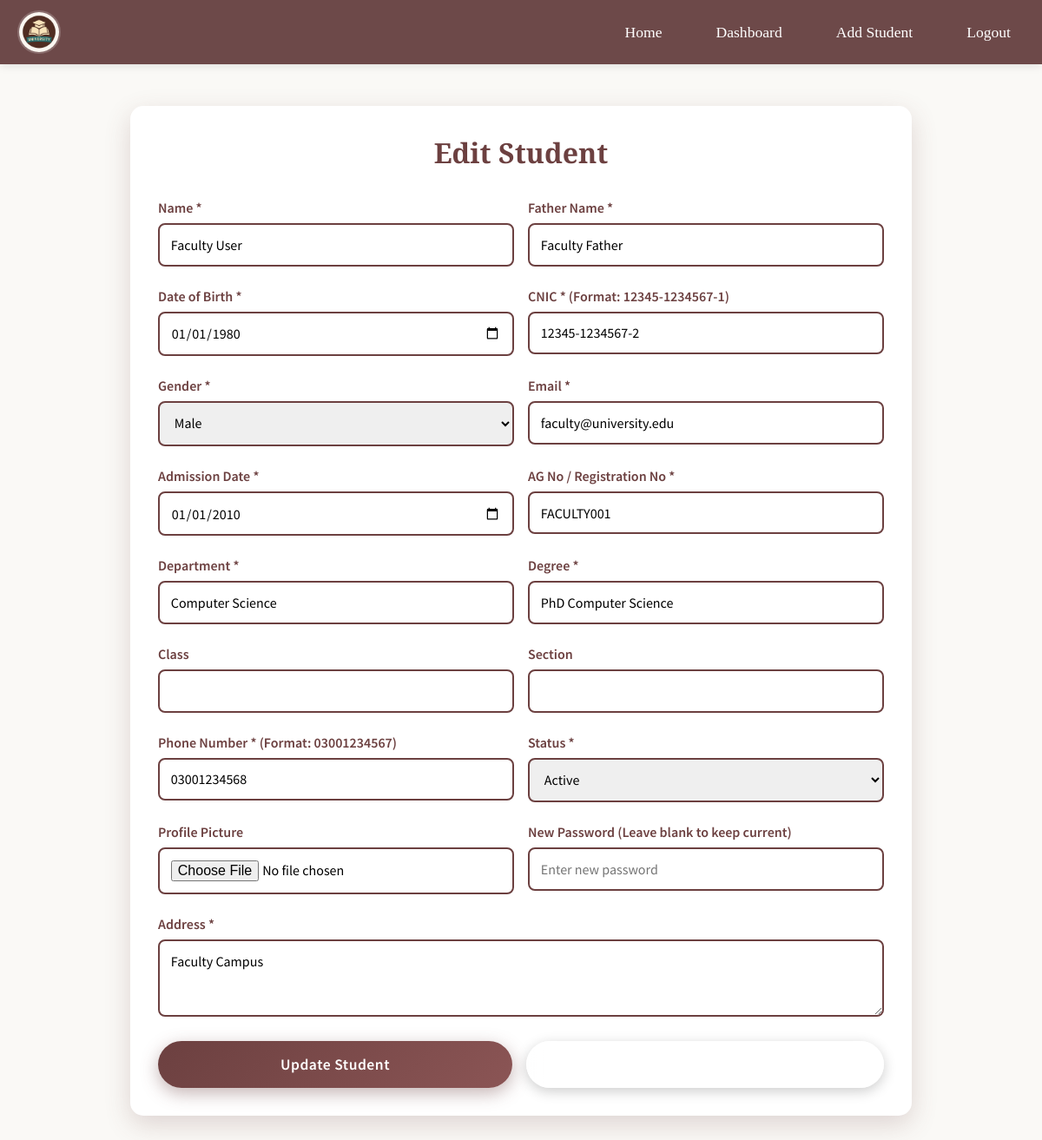
/admin/students/edit_student.php?id=2 (signed in), run on the app's committed database.
### tables this page shows
CREATE TABLE IF NOT EXISTS students (
    stu_id INT AUTO_INCREMENT PRIMARY KEY,
    name VARCHAR(100) NOT NULL,
    father_name VARCHAR(100) NOT NULL,
    dob DATE NOT NULL,
    cnic VARCHAR(20) NOT NULL UNIQUE,
    gender ENUM('Male', 'Female', 'Other') NOT NULL,
    email VARCHAR(100) NOT NULL UNIQUE,
    adm_date DATE NOT NULL,
    ag_no VARCHAR(50) NOT NULL UNIQUE,
    department VARCHAR(100) NOT NULL,
    class VARCHAR(50),
    section VARCHAR(20),
    degree VARCHAR(100) NOT NULL,
    phone_no VARCHAR(20) NOT NULL,
    address TEXT NOT NULL,
    stu_status ENUM('Active', 'Inactive', 'Graduated', 'Suspended') DEFAULT 'Active',
    password VARCHAR(255) NOT NULL,
    profile_picture VARCHAR(255) DEFAULT NULL,
    role ENUM('student', 'admin', 'faculty') DEFAULT 'student',
    is_focal_person TINYINT(1) DEFAULT 0,
    created_at TIMESTAMP DEFAULT CURRENT_TIMESTAMP,
    updated_at TIMESTAMP DEFAULT CURRENT_TIMESTAMP ON UPDATE CURRENT_TIMESTAMP,
    INDEX idx_email (email),
    INDEX idx_ag_no (ag_no),
    INDEX idx_department (department),
    INDEX idx_role (role)
);

### admin/students/edit_student.php (the view, shortened to what this page needs)
<?php
$stu_id = isset($_GET['id']) ? (int)$_GET['id'] : 0;
$pdo = getDBConnection();
$stmt = $pdo->prepare("SELECT * FROM students WHERE stu_id = ?");
$stmt->execute([$stu_id]);
$student = $stmt->fetch();
?>
<!DOCTYPE html>
<html lang="en">
<head>
    <link rel="stylesheet" href="../style.css">
</head>
<body>
    <div class="navbar">
        <img src="../ChatGPT Image Oct 1, 2025, 10_03_37 AM.png" class="logo" alt="University Logo">
        <ul>
            <li><a href="../index.html">Home</a></li>
            <li><a href="dashboard.php">Dashboard</a></li>
            <li><a href="add_student.php">Add Student</a></li>
            <li><a href="logout.php">Logout</a></li>
        </ul>
    </div>
    <div class="form-container">
        <h1 style="font-family: 'Cinzel', serif; color: #6c4040; text-align: center; margin-bottom: 2rem;">Edit Student</h1>
        <form method="POST" enctype="multipart/form-data">
            <div class="form-row">
                <div class="form-group">
                    <label>Name *</label>
                    <input type="text" name="name" required value="<?php echo htmlspecialchars($student['name']); ?>">
                </div>
                <div class="form-group">
                    <label>Father Name *</label>
                    <input type="text" name="father_name" required value="<?php echo htmlspecialchars($student['father_name']); ?>">
                </div>
            </div>
            <div class="form-row">
                <div class="form-group">
                    <label>Date of Birth *</label>
                    <input type="date" name="dob" required value="<?php echo htmlspecialchars($student['dob']); ?>">
                </div>
                <div class="form-group">
                    <label>CNIC * (Format: 12345-1234567-1)</label>
                    <input type="text" name="cnic" required pattern="\d{5}-\d{7}-\d{1}" value="<?php echo htmlspecialchars($student['cnic']); ?>">
                </div>
            </div>
            <div class="form-row">
                <div class="form-group">
                    <label>Gender *</label>
                    <select name="gender" required>
                        <option value="Male" <?php echo $student['gender'] === 'Male' ? 'selected' : ''; ?>>Male</option>
                    </select>
                </div>
                <div class="form-group">
                    <label>Email *</label>
                    <input type="email" name="email" required value="<?php echo htmlspecialchars($student['email']); ?>">
                </div>
            </div>
            <div class="form-row">
                <div class="form-group">
                    <label>Admission Date *</label>
                    <input type="date" name="adm_date" required value="<?php echo htmlspecialchars($student['adm_date']); ?>">
                </div>
                <div class="form-group">
                    <label>AG No / Registration No *</label>
                    <input type="text" name="ag_no" required value="<?php echo htmlspecialchars($student['ag_no']); ?>">
                </div>
            </div>
            <div class="form-row">
                <div class="form-group">
                    <label>Department *</label>
                    <input type="text" name="department" required value="<?php echo htmlspecialchars($student['department']); ?>">
                </div>
                <div class="form-group">
                    <label>Degree *</label>
                    <input type="text" name="degree" required value="<?php echo htmlspecialchars($student['degree']); ?>">
                </div>
            </div>
            <div class="form-row">
                <div class="form-group">
                    <label>Class</label>
                    <input type="text" name="class" value="<?php echo htmlspecialchars($student['class'] ?? ''); ?>">
                </div>
                <div class="form-group">
                    <label>Section</label>
                    <input type="text" name="section" value="<?php echo htmlspecialchars($student['section'] ?? ''); ?>">
                </div>
            </div>
            <div class="form-row">
                <div class="form-group">
                    <label>Phone Number * (Format: 03001234567)</label>
                    <input type="text" name="phone_no" required pattern="0[0-9]{10}" value="<?php echo htmlspecialchars($student['phone_no']); ?>">
                </div>
                <div class="form-group">
                    <label>Status *</label>
                    <select name="stu_status" required>
                        <option value="Active" <?php echo $student['stu_status'] === 'Active' ? 'selected' : ''; ?>>Active</option>
                    </select>
                </div>
            </div>
            <div class="form-row">
                <div class="form-group">
                    <label>Profile Picture</label>
                    <input type="file" name="profile_picture" accept="image/jpeg,image/jpg,image/png,image/gif">
                </div>
                <div class="form-group">
                    <label>New Password (Leave blank to keep current)</label>
                    <input type="password" name="password" minlength="6" placeholder="Enter new password">
                </div>
            </div>
            <div class="form-group">
                <label>Address *</label>
                <textarea name="address" rows="3" required><?php echo htmlspecialchars($student['address']); ?></textarea>
            </div>
            <div style="display: flex; gap: 1rem;">
                <button type="submit" class="btn btn-primary" style="flex: 1;">Update Student</button>
                <a href="dashboard.php" class="btn btn-secondary" style="flex: 1; text-align: center;">Cancel</a>
            </div>
        </form>
    </div>
</body>
</html>

### public/assets/style.css (style rules this page uses)
* { margin: 0; padding: 0; box-sizing: border-box; }
body { background-color: #FAF9F6; font-family: 'Cormorant Garamond', serif; }
.navbar { display: flex; justify-content: space-between; align-items: center; padding: 12px 20px; background: rgba(102, 64, 64, 0.95); flex-wrap: wrap; box-shadow: 0 2px 10px rgba(0, 0, 0, 0.1); position: sticky; top: 0; z-index: 1000; backdrop-filter: blur(10px); }
.navbar .logo { width: 50px; height: 50px; border-radius: 50%; object-fit: cover; border: 2px solid rgba(255, 255, 255, 0.2); transition: transform 0.3s ease; }
.navbar ul { display: flex; list-style: none; gap: 30px; flex-wrap: wrap; justify-content: center; }
.navbar ul li a { text-decoration: none; color: #fff; font-weight: 500; font-size: 1.1rem; padding: 10px 16px; border-radius: 8px; transition: all 0.3s ease; position: relative; overflow: hidden; }
.btn { display: inline-block; padding: 14px 32px; font-size: 1.1rem; font-family: 'Source Sans Pro', sans-serif; font-weight: 600; text-decoration: none; border-radius: 50px; transition: all 0.4s cubic-bezier(0.4, 0, 0.2, 1); text-align: center; cursor: pointer; min-width: 180px; position: relative; overflow: hidden; box-shadow: 0 4px 15px rgba(108, 64, 64, 0.3); letter-spacing: 0.5px; }
.btn::before { content: ''; position: absolute; top: 50%; left: 50%; width: 0; height: 0; border-radius: 50%; background: rgba(255, 255, 255, 0.2); transform: translate(-50%, -50%); transition: width 0.6s, height 0.6s; }
.btn-primary { background: linear-gradient(135deg, #6c4040 0%, #8b5555 100%); color: #fff; border: 2px solid transparent; box-shadow: 0 6px 20px rgba(108, 64, 64, 0.4); }
.btn-secondary { background: rgba(255, 255, 255, 0.15); color: #fff; border: 2px solid rgba(255, 255, 255, 0.8); backdrop-filter: blur(10px); box-shadow: 0 4px 15px rgba(0, 0, 0, 0.2); }
button[type="submit"] { padding: 14px 32px !important; background: linear-gradient(135deg, #6c4040 0%, #8b5555 100%) !important; color: #fff !important; font-family: 'Source Sans Pro', sans-serif !important; font-weight: 600 !important; font-size: 1.1rem !important; border: none !important; border-radius: 50px !important; cursor: pointer !important; transition: all 0.4s cubic-bezier(0.4, 0, 0.2, 1) !important; box-shadow: 0 6px 20px rgba(108, 64, 64, 0.4) !important; letter-spacing: 0.5px !important; position: relative !important; overflow: hidden !important; }
button[type="submit"]::before { content: ''; position: absolute; top: 50%; left: 50%; width: 0; height: 0; border-radius: 50%; background: rgba(255, 255, 255, 0.2); transform: translate(-50%, -50%); transition: width 0.6s, height 0.6s; }
.form-group { margin-bottom: 1.5rem; }
.form-group label { display: block; font-family: 'Source Sans Pro', sans-serif; font-weight: 600; color: #6c4040; margin-bottom: 0.5rem; }
.form-group input, .form-group select, .form-group textarea { width: 100%; padding: 12px; border: 2px solid #ddd; border-radius: 10px; font-family: 'Source Sans Pro', sans-serif; font-size: 1rem; transition: all 0.3s ease; }

### admin/students/edit_student.php (style rules this page uses)
.form-container { max-width: 900px; margin: 3rem auto; padding: 2rem; background: #fff; border-radius: 15px; box-shadow: 0 10px 30px rgba(108, 64, 64, 0.2); }
.form-group { margin-bottom: 1.5rem; }
.form-group label { display: block; margin-bottom: 0.5rem; color: #6c4040; font-weight: 600; }
.form-group input, .form-group select, .form-group textarea { width: 100%; padding: 0.8rem; border: 2px solid #6c4040; border-radius: 8px; font-size: 1rem; font-family: 'Source Sans Pro', sans-serif; }
.form-row { display: grid; grid-template-columns: 1fr 1fr; gap: 1rem; }

### data on the page
students: name "Faculty User", father_name "Faculty Father", dob "01/01/1980", cnic "12345-1234567-2", gender "Male", email "faculty@university.edu", adm_date "01/01/2010", ag_no "FACULTY001", department "Computer Science", degree "PhD Computer Science", phone_no "03001234568", stu_status "Active", address "Faculty Campus"
